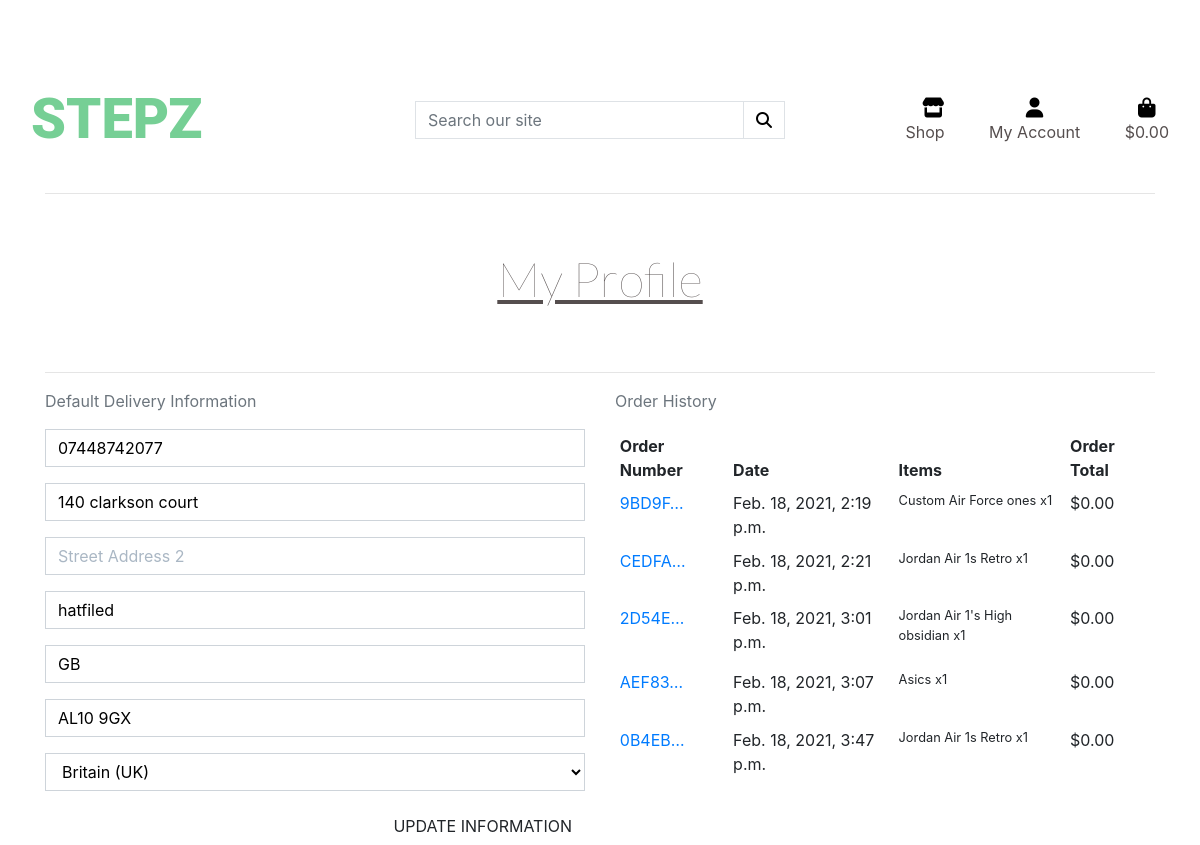
/profile/ (signed in), run on an earlier commit of the app's database.
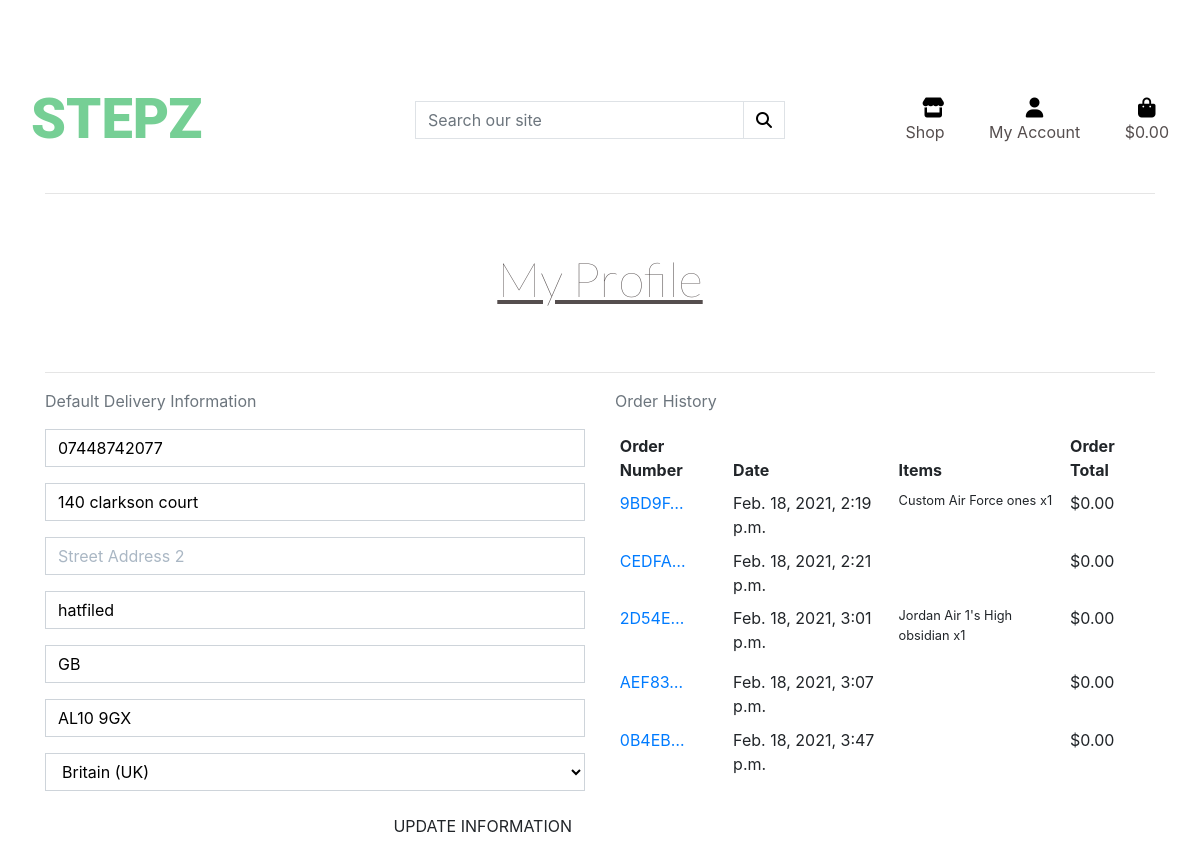
And on a later commit of the database.
### checkout/models.py (models this page shows, shortened)
class Order(models.Model):
    order_number = models.CharField(max_length=32, null=False, editable=False)
    user_profile = models.ForeignKey(UserProfile, on_delete=models.SET_NULL,
                                     null=True, blank=True, related_name='orders')
    full_name = models.CharField(max_length=50, null=False, blank=False)
    email = models.EmailField(max_length=254, null=False, blank=False)
    phone_number = models.CharField(max_length=20, null=False, blank=False)
    country = CountryField(blank_label='Country *', null=False, blank=False)
    postcode = models.CharField(max_length=20, null=True, blank=True)
    town_or_city = models.CharField(max_length=40, null=False, blank=False)
    street_address1 = models.CharField(max_length=80, null=False, blank=False)
    street_address2 = models.CharField(max_length=80, null=True, blank=True)
    county = models.CharField(max_length=80, null=True, blank=True)
    date = models.DateTimeField(auto_now_add=True)
    delivery_cost = models.DecimalField(max_digits=6, decimal_places=2, null=False, default=0)
    order_total = models.DecimalField(max_digits=10, decimal_places=2, null=False, default=0)
    grand_total = models.DecimalField(max_digits=10, decimal_places=2, null=False, default=0)
    original_bag = models.TextField(null=False, blank=False, default='')
    stripe_pid = models.CharField(max_length=254, null=False, blank=False, default='')

class OrderLineItem(models.Model):
    order = models.ForeignKey(Order, null=False, blank=False, on_delete=models.CASCADE, related_name='lineitems')
    product = models.ForeignKey(Product, null=False, blank=False, on_delete=models.CASCADE)
    quantity = models.IntegerField(null=False, blank=False, default=0)
    lineitem_total = models.DecimalField(max_digits=6, decimal_places=2, null=False, blank=False, editable=False)

### products/models.py (models this page shows, shortened)
class Product(models.Model):
    category = models.ForeignKey('Category', null=True, blank=True, on_delete=models.SET_NULL)
    sku = models.CharField(max_length=254, null=True, blank=True)
    name = models.CharField(max_length=254)
    description = models.TextField()
    colour = models.CharField(max_length=254, null=True, blank=True)
    price = models.DecimalField(null=True, max_digits=6, decimal_places=2)
    image_url = models.URLField(max_length=1024, null=True, blank=True)
    image = models.ImageField(null=True, blank=True)

### profiles/views.py (the view)
# urls.py: path('profile/', include('profiles.urls')),
@login_required
def profile(request):
    profile = get_object_or_404(UserProfile, user=request.user)
    if request.method == 'POST':
        form = UserProfileForm(request.POST, instance=profile)
        if form.is_valid():
            form.save()
            messages.success(request, 'Profile updated successfully')
        else:
            messages.error(request, 'Update failed. Please ensure the form is valid.')
    else:
        form = UserProfileForm(instance=profile)
    orders = profile.orders.all()
    template = 'profiles/profile.html'
    context = {
        'form': form,
        'orders': orders,
        'on_profile_page': True
    }
    return render(request, template, context)

### profiles/forms.py
class UserProfileForm(forms.ModelForm):
    class Meta:
        model = UserProfile
        exclude = ('user',)
    def __init__(self, *args, **kwargs):
        super().__init__(*args, **kwargs)
        placeholders = {
            'default_phone_number': 'Phone Number',
            'default_postcode': 'Postal Code',
            'default_town_or_city': 'Town or City',
            'default_street_address1': 'Street Address 1',
            'default_street_address2': 'Street Address 2',
            'default_county': 'County, State or Locality',
        }
        self.fields['default_phone_number'].widget.attrs['autofocus'] = True
        for field in self.fields:
            if field != 'default_country':
                if self.fields[field].required:
                    placeholder = f'{placeholders[field]} *'
                else:
                    placeholder = placeholders[field]
                self.fields[field].widget.attrs['placeholder'] = placeholder
            self.fields[field].widget.attrs['class'] = 'border-black rounded-0 profile-form-input'
            self.fields[field].label = False

### profiles/templates/profiles/profile.html (shortened to what this page needs)
{% extends "base.html" %}
{% load static %}
{% block extra_css %}
    <link rel="stylesheet" href="{% static 'profiles/css/profile.css'  %}">
{% endblock %}
{% block content %}
    <div class="container">
        <div class="row">
            <div class="col">
                <hr>
                <h2 class="logo-font mb-4">My Profile</h2>
                <hr>
            </div>
        </div>
        <div class="row">
            <div class="col-12 col-lg-6">
                <p class="text-muted">Default Delivery Information</p>
                <form class="mt-3" action="{% url 'profile' %}" method="POST" id="profile-update-form">
                    {{ form|crispy }}
                    <button class="btn btn-black rounded-0 text-uppercase float-right">Update Information</button>
                </form>
            </div>
            <div class="col-12 col-lg-6">
                <p class="text-muted">Order History</p>
                <div class="order-history table-responsive">
                    <table class="table table-sm table-borderless">
                        <thead>
                            <tr>
                                <th>Order Number</th>
                                <th>Date</th>
                                <th>Items</th>
                                <th>Order Total</th>
                            </tr>
                        </thead>
                        <tbody>
                            {% for order in orders %}
                                <tr>
                                    <td>
                                        <a href="{% url 'order_history' order.order_number %}"
                                        title="{{ order.order_number }}">
                                            {{ order.order_number|truncatechars:6 }}
                                        </a>
                                    </td>
                                    <td>{{ order.date }}</td>
                                    <td>
                                        <ul class="list-unstyled">
                                            {% for item in order.lineitems.all %}
                                                <li class="small">
                                                 {{ item.product.name }} x{{ item.quantity }}
                                                </li>
                                            {% endfor %}
                                        </ul>
                                    </td>
                                    <td>${{ order.grand_total }}</td>
                                </tr>
                            {% endfor %}
                        </tbody>
                    </table>
                </div>
            </div>
        </div>
{% endblock %}

What changed in the data, as far as the page shows it:
removed OrderLineItem: product.name "Jordan Air 1s Retro", quantity "1", shown under Order "Feb. 18, 2021, 2:21 p.m."
removed OrderLineItem: product.name "Asics", quantity "1", shown under Order "Feb. 18, 2021, 3:07 p.m."
removed OrderLineItem: product.name "Jordan Air 1s Retro", quantity "1", shown under Order "Feb. 18, 2021, 3:47 p.m."
